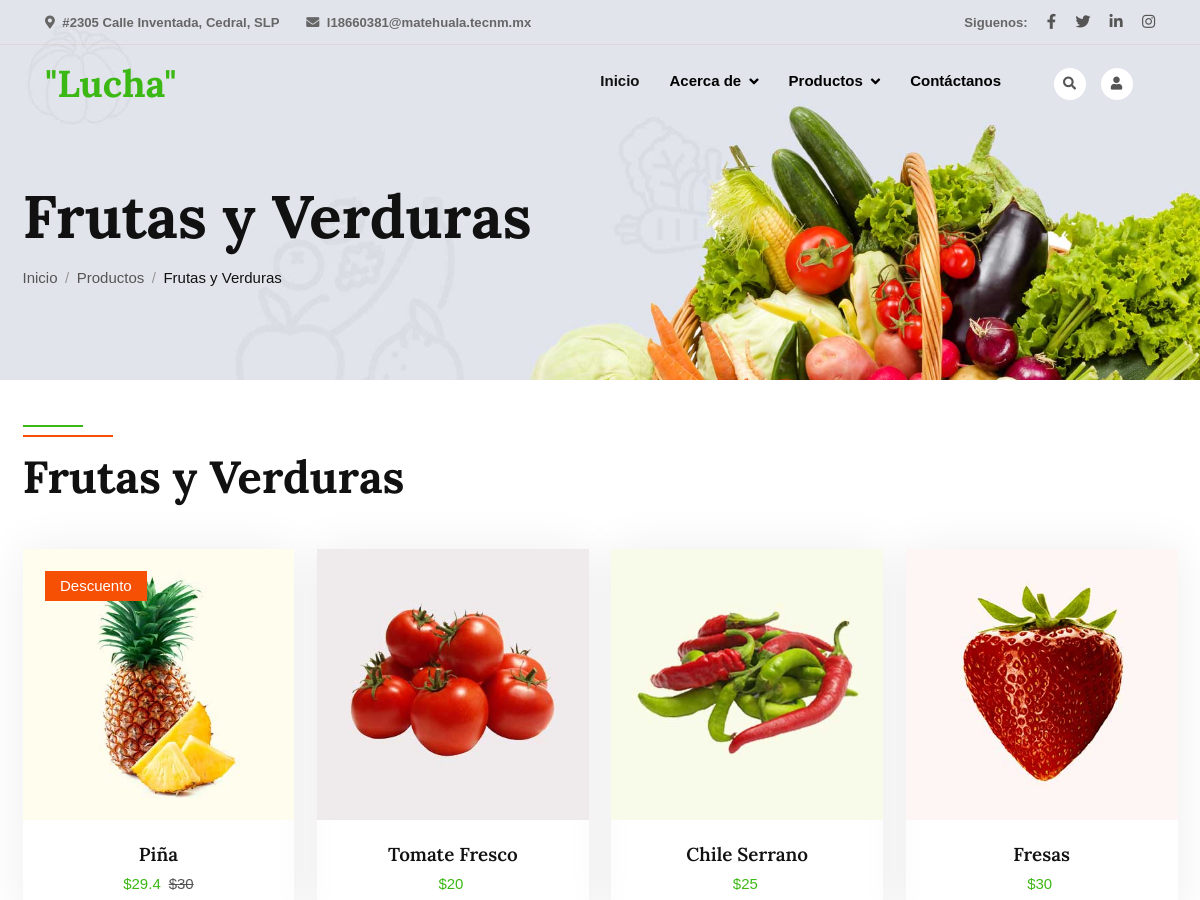
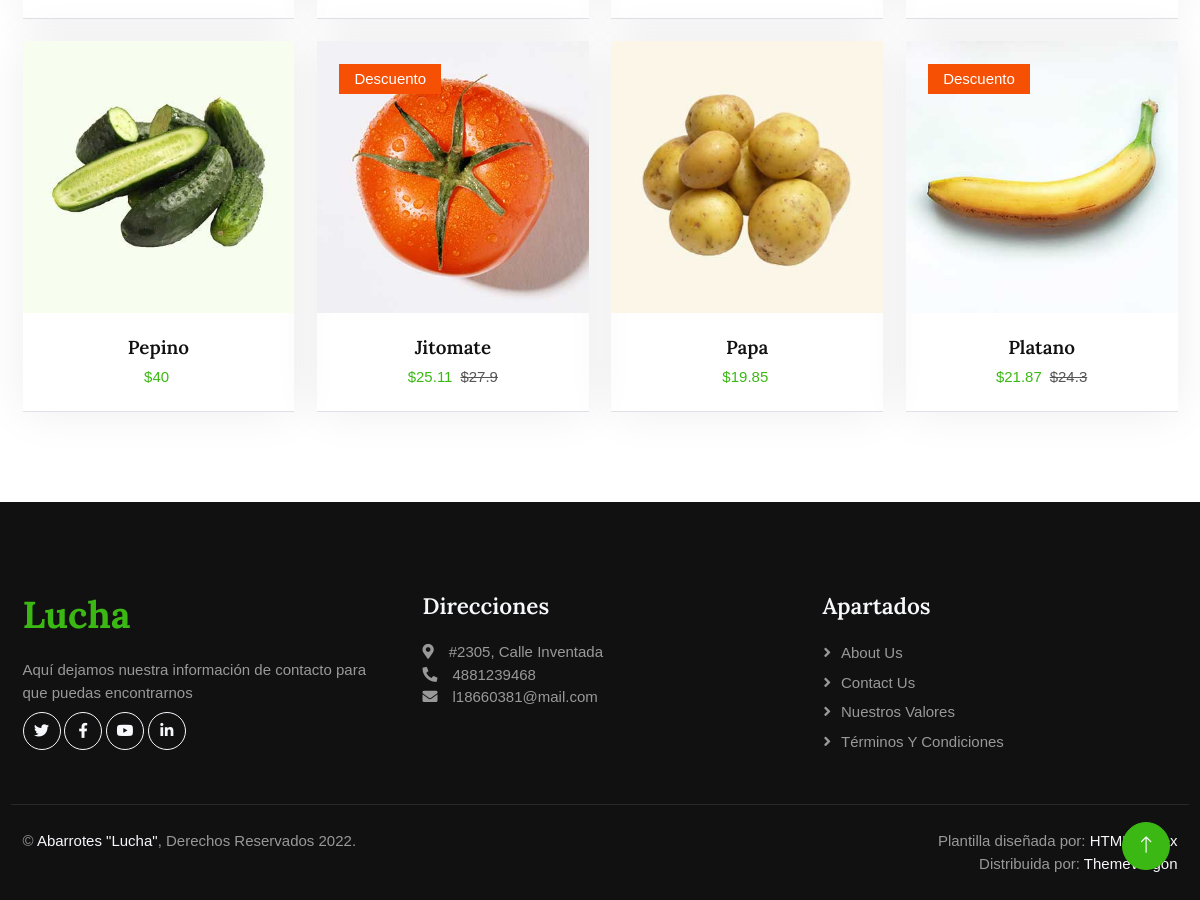
Page /p_fryve.php on the committed database (2 pictures, top to bottom).
### tables this page shows
CREATE TABLE IF NOT EXISTS `productos` (
  `id_product` int(11) NOT NULL AUTO_INCREMENT,
  `nombre_pr` varchar(100) DEFAULT 'Desconocido',
  `desc_pr` varchar(252) DEFAULT 'Sin descripción',
  `stock` double DEFAULT '0',
  `url_img` varchar(512) DEFAULT 'img/no_image.png',
  `precio_compra` double DEFAULT NULL,
  `precio_uni` double DEFAULT '0',
  `descuento` double DEFAULT '0',
  `id_cat` int(11) NOT NULL,
  `fecha_add` datetime DEFAULT CURRENT_TIMESTAMP,
  `is_active` char(1) DEFAULT '1',
  PRIMARY KEY (`id_product`),
  KEY `FK_Categoria` (`id_cat`),
  CONSTRAINT `FK_Categoria` FOREIGN KEY (`id_cat`) REFERENCES `p_categoria` (`id_cat`) ON DELETE CASCADE ON UPDATE CASCADE
);

### p_fryve.php (the view, shortened to what this page needs)
<?php
include 'navbar.php';
include 'config/bd.php';
?>
<div class="container-fluid page-header wow fadeIn" data-wow-delay="0.1s">
    <div class="container">
        <h1 class="display-3 mb-3 animated slideInDown">Frutas y Verduras</h1>
        <nav aria-label="breadcrumb animated slideInDown">
            <ol class="breadcrumb mb-0">
                <li class="breadcrumb-item"><a class="text-body" href="#">Inicio</a></li>
                <li class="breadcrumb-item"><a class="text-body" href="#">Productos</a></li>
                <li class="breadcrumb-item text-dark active" aria-current="page">Frutas y Verduras</li>
            </ol>
        </nav>
    </div>
</div>
<div class="container-xxl py-5">
    <div class="container">
        <div class="row g-0 gx-5 align-items-end">
            <div class="col-lg-6">
                <div class="section-header text-start mb-5 wow fadeInUp" data-wow-delay="0.1s" style="max-width: 500px;">
                    <h1 class="display-5 mb-3">Frutas y Verduras</h1>
                </div>
            </div>
        </div>
        <div class="tab-content">
            <div id="tab-1" class="tab-pane fade show p-0 active">
                <div class="row g-4">
                        <?php
                            $query = "SELECT * FROM productos WHERE id_cat=1 AND stock>0 AND is_active='1' ORDER BY id_product";
                            $result = $connect->query($query);
                            while ($row = $result->fetch_array())
                            {
                        ?>
                                <div class="col-xl-3 col-lg-4 col-md-6 wow fadeInUp" data-wow-delay="0.1s">
                                    <div class="product-item">
                                        <div class="position-relative bg-light overflow-hidden">
                                            <img class="img-fluid w-100" src="<?php echo $row["url_img"];?>" alt="">
                                            <?php
                                                if($row['descuento']>0)
                                                {
                                            ?>
                                                    <div class="bg-secondary rounded text-white position-absolute start-0 top-0 m-4 py-1 px-3">Descuento</div>
                                            <?php
                                                }
                                            ?>
                                        </div>
                                        <div class="text-center p-4">
                                            <a class="d-block h5 mb-2" href="#"><?php echo $row["nombre_pr"];?></a>
                                            <?php
                                                if($row['descuento']>0)
                                                {
                                            ?>
                                                    <span class="text-primary me-1">$<?php echo ($row["precio_uni"]-$row["precio_uni"]*$row['descuento']);?></span>
                                                    <span class="text-body text-decoration-line-through">$<?php echo $row["precio_uni"];?></span>
                                            <?php
                                                }
                                                else
                                                {
                                            ?>
                                                    <span class="text-primary me-1">$<?php echo $row["precio_uni"];?></span>
                                            <?php
                                                }
                                            ?>
                                        </div>
                                        <div class="d-flex border-top">
                                        </div>
                                    </div>
                                </div>
                        <?php
                            }
                        ?>
                    </div>
                </div>
            </div>
        </div>
    </div>

### css/style.css (style rules this page uses)
:root { --primary: #3CB815; --secondary: #F65005; --light: #F7F8FC; --dark: #111111; }
.back-to-top { position: fixed; display: none; right: 30px; bottom: 30px; z-index: 99; }
.btn { font-weight: 500; transition: .5s; }
.btn.btn-primary, .btn.btn-secondary, .btn.btn-outline-primary:hover, .btn.btn-outline-secondary:hover { color: #FFFFFF; }
.btn-square { width: 38px; height: 38px; }
.btn-lg-square { width: 48px; height: 48px; }
.btn-square, .btn-sm-square, .btn-lg-square { padding: 0; display: flex; align-items: center; justify-content: center; font-weight: normal; }
.page-header { padding-top: 12rem; padding-bottom: 6rem; background: url(../img/carousel-1.jpg) top right no-repeat; background-size: cover; }
.breadcrumb-item+.breadcrumb-item::before { color: #999999; }
.section-header { position: relative; padding-top: 25px; }
.section-header::before { position: absolute; content: ""; width: 60px; height: 2px; top: 0; left: 50%; transform: translateX(-50%); background: var(--primary); }
.section-header::after { position: absolute; content: ""; width: 90px; height: 2px; top: 10px; left: 50%; transform: translateX(-50%); background: var(--secondary); }
.section-header.text-start::before, .section-header.text-start::after { left: 0; transform: translateX(0); }
.product-item { box-shadow: 0 0 45px rgba(0, 0, 0, .07); }
.product-item img { transition: .5s; }
.footer { color: #999999; }
.footer .btn.btn-link { display: block; margin-bottom: 5px; padding: 0; text-align: left; color: #999999; font-weight: normal; text-transform: capitalize; transition: .3s; }
.footer .btn.btn-link::before { position: relative; content: "\f105"; font-family: "Font Awesome 5 Free"; font-weight: 900; color: #999999; margin-right: 10px; }
.footer .copyright { padding: 25px 0; font-size: 15px; border-top: 1px solid rgba(256, 256, 256, .1); }
.footer .copyright a { color: var(--light); }

### css/main-shopcart.css (style rules this page uses)
.container { max-width: 1380px; }
@media (max-width: 1600px) { .container { max-width: 1200px; } }

### rows in the picture
productos: url_img (picture), shows "Descuento", nombre_pr "Piña", $row["precio_uni"]-$row["precio_uni"]*$row['descuento'] "29.4", precio_uni "30"
productos: url_img (picture), nombre_pr "Tomate Fresco", precio_uni "20"
productos: url_img (picture), nombre_pr "Chile Serrano", precio_uni "25"
productos: url_img (picture), nombre_pr "Fresas", precio_uni "30"
productos: url_img (picture), nombre_pr "Pepino", precio_uni "40"
productos: url_img (picture), shows "Descuento", nombre_pr "Jitomate", $row["precio_uni"]-$row["precio_uni"]*$row['descuento'] "25.11", precio_uni "27.9"
productos: url_img (picture), nombre_pr "Papa", precio_uni "19.85"
productos: url_img (picture), shows "Descuento", nombre_pr "Platano", $row["precio_uni"]-$row["precio_uni"]*$row['descuento'] "21.87", precio_uni "24.3"
